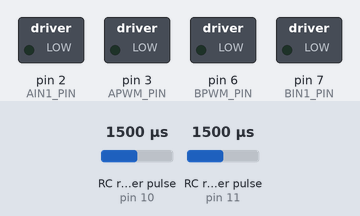
This sketch was run on a simulated Arduino Uno, built with avr-gcc and run on an emulated ATmega328P. On the bench: switched loads named in the sketch (green lamp = pin HIGH). Wiring (inferred from the names in the program): 2 × RC receiver channel: data pin 10 / data pin 11. Inputs (shaded band) come from the test bench; at power-on: RC receiver pulse (sensors on pin 10, pin 11) 1500 µs. What the sketch prints to the serial monitor is not drawn.

Above: at 1.2 s.
1.3 s: RC receiver pulse (sensor on pin 10) set to 1488 µs
2.8 s: RC receiver pulse (sensor on pin 10) set to 1467 µs
At 4.0 s:
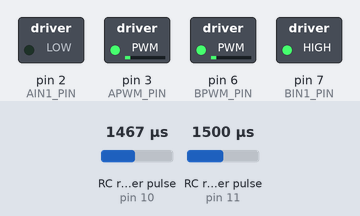
4.3 s: RC receiver pulse (sensor on pin 11) set to 1474 µs
At 4.8 s:
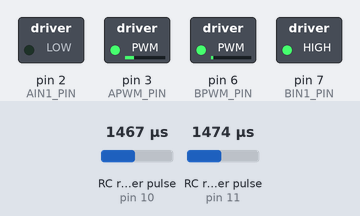
5.8 s: RC receiver pulse (sensor on pin 11) set to 1467 µs
At 7.0 s:
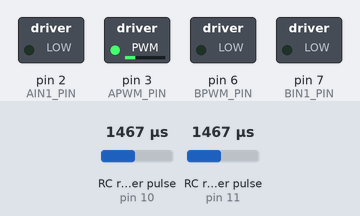
7.3 s: RC receiver pulse (sensor on pin 10) set to 1020 µs
At 8.5 s:
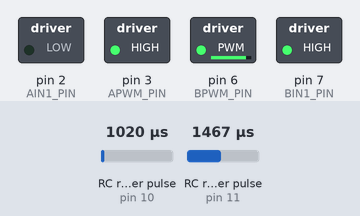
8.8 s: RC receiver pulse (sensor on pin 11) set to 1020 µs
At 9.4 s:
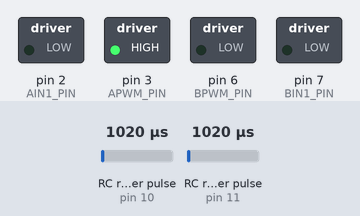
Timing chart, 0 to 11.3 s (numbered marks = the images above; inputs shaded):
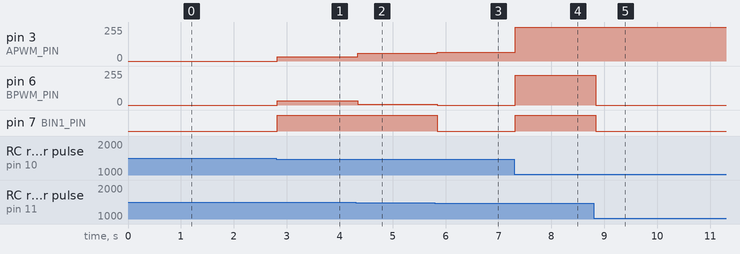

Measured:
- the behaviour switches between 1479 and 1478 µs on RC receiver pulse (sensor on pin 10) (found by bisection; images 0 and 1)
- the behaviour switches between 1468 and 1467 µs on RC receiver pulse (sensor on pin 11) (found by bisection; images 2 and 3)
- after the input at 1.3 s, every drawn part: stays the same
- after the input at 2.8 s, pin 3 (APWM_PIN), pin 6 (BPWM_PIN): 0/255 → 32/255 at once; pin 7 (BIN1_PIN): LOW → HIGH at once
- after the input at 4.3 s, pin 3 (APWM_PIN): 32/255 → 57/255 at once; pin 6 (BPWM_PIN): 32/255 → 7/255 at once
- after the input at 5.8 s, pin 3 (APWM_PIN): 57/255 → 64/255 at once; pin 6 (BPWM_PIN): 7/255 → 0/255 at once; pin 7 (BIN1_PIN): HIGH → LOW at once
- after the input at 7.3 s, pin 3 (APWM_PIN): 64/255 → 255/255 at once; pin 6 (BPWM_PIN): 0/255 → 223/255 at once; pin 7 (BIN1_PIN): LOW → HIGH at once
- after the input at 8.8 s, pin 6 (BPWM_PIN): 223/255 → 0/255 at once; pin 7 (BIN1_PIN): HIGH → LOW at once

The sketch:

ITWORKSSSSSSSS.ino
```cpp
// (licence header left out)
// Controller pins
const int CH_1_PIN = 10;
const int CH_2_PIN = 11;
const int BLADE_PIN = 9;

// Motor driver pins
//const int STBY_PIN = 9; //Motor driver's standyby pin
const int AIN1_PIN = 2; // Moves motor A forward
const int APWM_PIN = 3; // Motor A's speed.
const int BIN1_PIN = 7;
const int BPWM_PIN = 6;

const int BLADEIN_PIN = 3;

// Parameters
const int deadzone = 20;  // Anything between -20 and 20 is stop
/*We may to adjust this to our controller.
 * Some sort of a test in the setup function to see the current voltage and set the deadzone to somewhere around that.
 */


void setup() {

  // Configure pins
  pinMode(AIN1_PIN, OUTPUT);
  pinMode(APWM_PIN, OUTPUT);
  pinMode(BIN1_PIN, OUTPUT);
  pinMode(BPWM_PIN, OUTPUT);
  pinMode(BLADEIN_PIN, OUTPUT);

  Serial.begin(9600);
}

void loop() {
  // Read pulse width from receiver
  int y = pulseIn(CH_2_PIN, HIGH);
  int x = pulseIn(CH_1_PIN, HIGH);

  // Convert to PWM value (-255 to 255)
  y = pulseToPWM(y);
  x = pulseToPWM(x);

  // Mix for arcade drive
  int left = y + x;
  int right = y - x;

  //test_deadzone(x, y);
  // Drive motor
  drive(left, right);
  //Drive blade motor
  /*int pulseB = pulseIn(BLADE_PIN, HIGH)
  blade = pulseToPWM(pulseB);

  if(blade < 100){
    analogWrite(BLADEIN_PIN, 0);
  }else{
    analogWrite(BLADEIN_PIN, 200);
  }
  */

  //digitalWrite(AIN1_PIN, HIGH);
  //digitalWrite(BIN1_PIN, HIGH);
  //delay(1000);
}

// Positive for forward, negative for reverse
void drive(int speed_a, int speed_b) {

  // Limit speed between -255 and 255
  speed_a = constrain(speed_a, -255, 255);
  speed_b = constrain(speed_b, -255, 255);

  // Set direction for motor A
  if ( speed_a > 0 ) { // Moving right
    digitalWrite(AIN1_PIN, HIGH);
  } else {// Moving left
    digitalWrite(AIN1_PIN, LOW);
  }

  // Set direction for motor B
  if ( speed_b > 0 ) { // Moving forward
    digitalWrite(BIN1_PIN, HIGH);
  } else { //Moving backwards
    digitalWrite(BIN1_PIN, LOW);
  }

  // Set speed
  analogWrite(APWM_PIN, abs(speed_a));
  analogWrite(BPWM_PIN, abs(speed_b));
}

// Convert RC pulse value to motor PWM value
int pulseToPWM(int pulse) {

  // If we're receiving numbers, convert them to motor PWM
  if ( pulse > 1000 ) {
    pulse = map(pulse, 1000, 2000, -500, 500);
    pulse = constrain(pulse, -255, 255);
  } else {
    pulse = 0;
  }

  // Anything in deadzone should stop the motor
  if ( abs(pulse) <= deadzone ) {
    pulse = 0;
  }
  Serial.print(pulse);
  return pulse;

}
```
